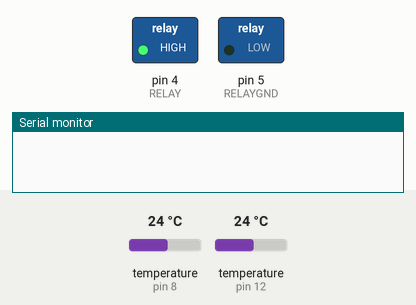
Simulated run of this sketch. Board: Arduino Uno, built with avr-gcc and run on an emulated ATmega328P. On the bench: switched loads named in the sketch (green lamp = pin HIGH), the last lines printed to the serial monitor. The test bench sets the inputs (shaded band); at power-on: temperature (sensors on pin 8, pin 12) 24 °C. Pins used as bus, display or sensor lines are not drawn.

Above: at 2.7 s.
2.8 s: temperature (sensor on pin 8) set to 34.7 °C
7.1 s: temperature (sensor on pin 8) set to 35.8 °C
At 9.4 s:
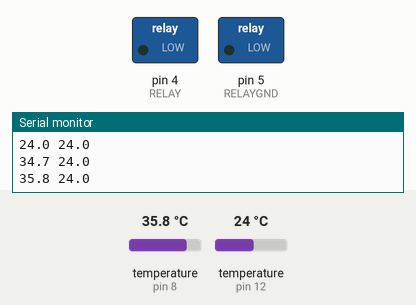
9.7 s: temperature (sensor on pin 8) set to 32.6 °C
12.0 s: temperature (sensor on pin 8) set to 31.6 °C
At 14.4 s:
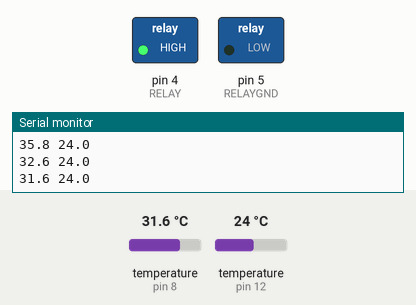
14.9 s: temperature (sensor on pin 8) set to 41 °C
At 16.8 s:
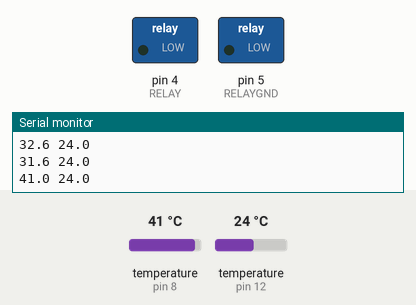
Timing chart, 0 to 18.3 s (numbered marks = the images above; inputs shaded):
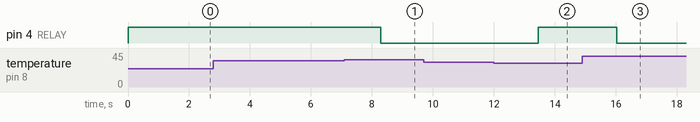

The sketch:

ups-cooling.ino
```cpp
#include <OneWire.h>
#include <DallasTemperature.h>
#include <Wire.h>

#include <avr/io.h>
#include <avr/interrupt.h>

// Relay
#define RELAY 4
#define RELAYGND 5

// Inside temp sensor
#define DSIN 8
#define DSIN_VCC 9
#define DSIN_GND 10

// Outside temp sensor
#define DSOUT 12
#define DSOUT_VCC 7
#define DSOUT_GND 13

OneWire oneWireIn(DSIN);
DallasTemperature sensorin(&oneWireIn);
OneWire oneWireOut(DSOUT);
DallasTemperature sensorout(&oneWireOut);

float t_error = -127.0;
float t_min = 0.0;

int t_in_limit = 35;
int t_in_hyst = 3;
float t_in_current = 0;
bool t_in_enabled = false;

int t_out_limit = 40;
int t_out_hyst = 2;
float t_out_current = 0;
bool t_out_enabled = false;
bool t_out_high = false;

void initDS() {
  sensorin.requestTemperatures();
  if (sensorin.getTempCByIndex(0) != t_error) {
    t_in_enabled = true;
  }

  sensorout.requestTemperatures();
  if (sensorout.getTempCByIndex(0) != t_error) {
    t_out_enabled = true;
  }
}

void readDS() {
  if (t_in_enabled == true) {
    do {
      sensorin.requestTemperatures();
      t_in_current = sensorin.getTempCByIndex(0);
    } while (sensorin.getTempCByIndex(0) == t_error || sensorin.getTempCByIndex(0) < t_min);

  }

  if (t_out_enabled == true) {
    do {
      sensorout.requestTemperatures();
      t_out_current = sensorout.getTempCByIndex(0);
    } while (sensorout.getTempCByIndex(0) == t_error || sensorout.getTempCByIndex(0) < t_min);
  }
}

void printSensors() {
  char t_in[7];
  char t_out[7];
  char serial_out[20];

  dtostrf(t_in_current, 4, 1, t_in);
  dtostrf(t_out_current, 4, 1, t_out);
  sprintf(serial_out, "%s %s", t_in, t_out);

  Serial.println(serial_out);
}

void setup(void) {
  Serial.begin(9600);

// Relay init
  pinMode(RELAYGND, OUTPUT);
  digitalWrite(RELAYGND, 0);
  pinMode(RELAY, OUTPUT);
  digitalWrite(RELAY, 1);

// Inside temp sensor init
  pinMode(DSIN_VCC, OUTPUT);
  digitalWrite(DSIN_VCC, 1);
  pinMode(DSIN_GND, OUTPUT);
  digitalWrite(DSIN_GND, 0);

// Outside temp sensor init
  pinMode(DSOUT_VCC, OUTPUT);
  digitalWrite(DSOUT_VCC, 1);
  pinMode(DSOUT_GND, OUTPUT);
  digitalWrite(DSOUT_GND, 0);

  sensorin.begin();
  sensorout.begin();

  initDS();
}

void loop(void) {
  readDS();
  printSensors();

  if (digitalRead(RELAY) == 1) {
    if (t_in_current > t_in_limit ) {
      digitalWrite(RELAY, 0);
    }
  } else if (digitalRead(RELAY) == 0) {
    if (t_in_current < (t_in_limit - t_in_hyst)) {
      digitalWrite(RELAY, 1);
    }
  }

  delay(1000);
}
```

Measured:
- the behaviour switches between 35 and 35.1 °C on temperature (sensor on pin 8) (found by bisection; images 0 and 1)
- the behaviour switches between 32 and 31.9 °C on temperature (sensor on pin 8) (found by bisection; images 1 and 2)
- after the input at 7.1 s, pin 4 (RELAY): HIGH → LOW after 1.2 s
- after the input at 12.0 s, pin 4 (RELAY): LOW → HIGH after 1.4 s
- after the input at 14.9 s, pin 4 (RELAY): HIGH → LOW after 1.1 s
